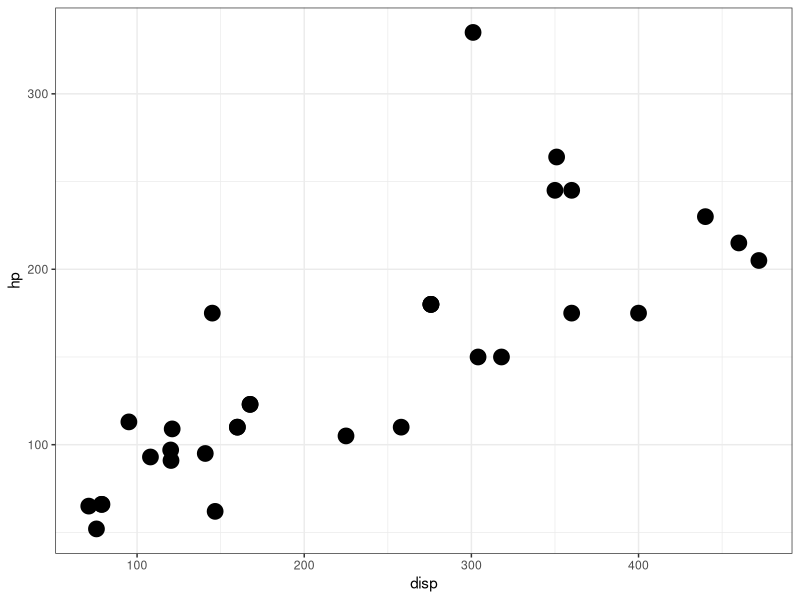
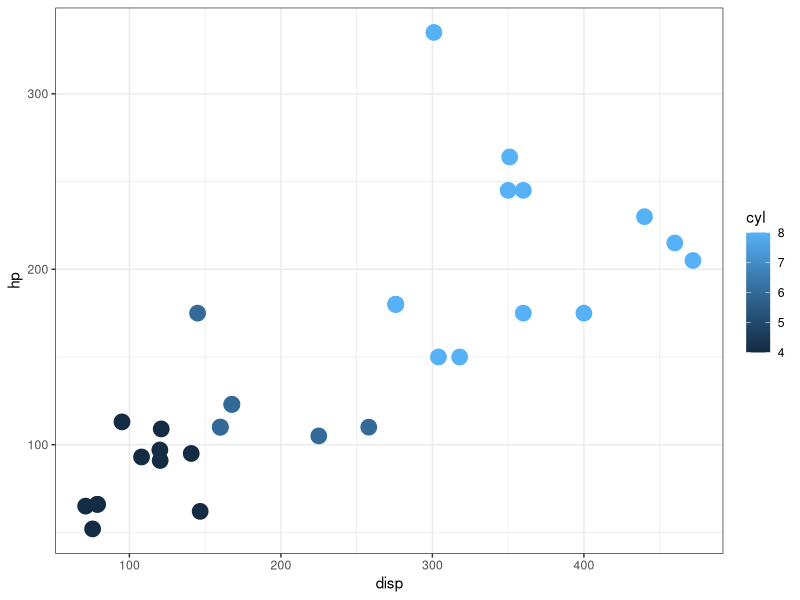
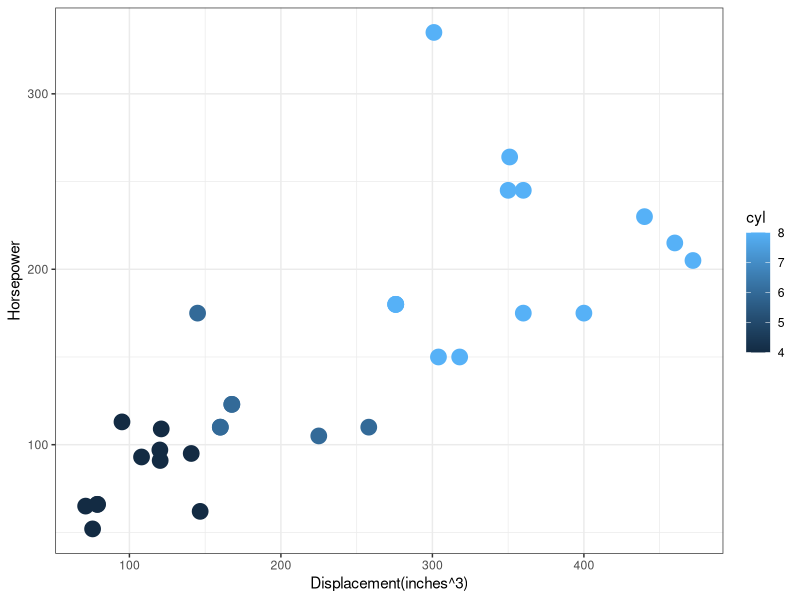
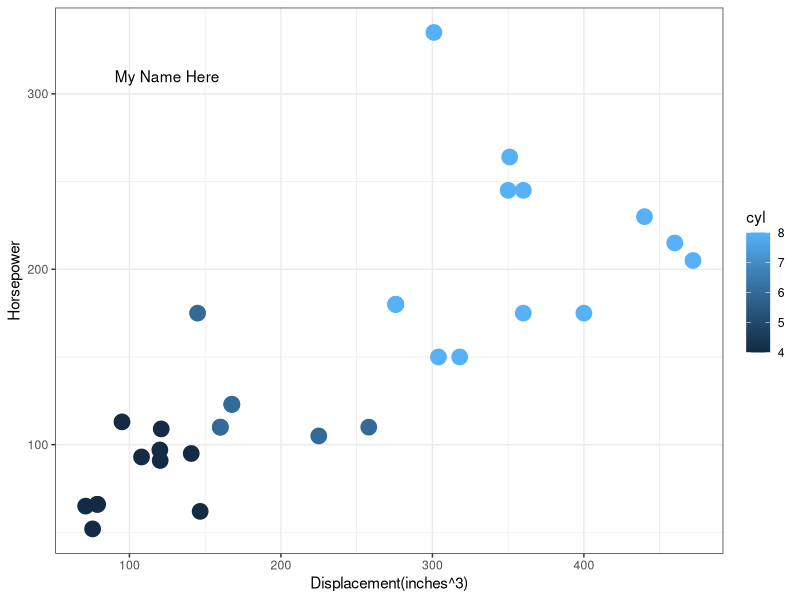
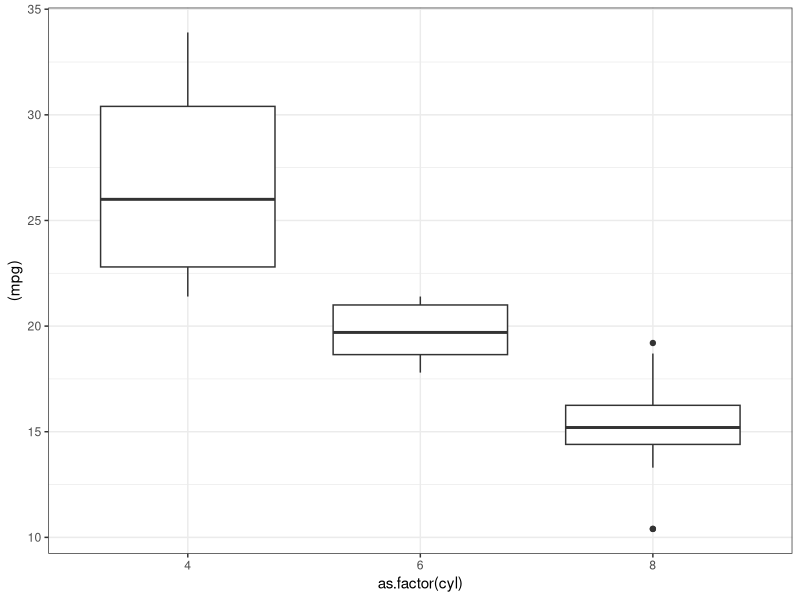
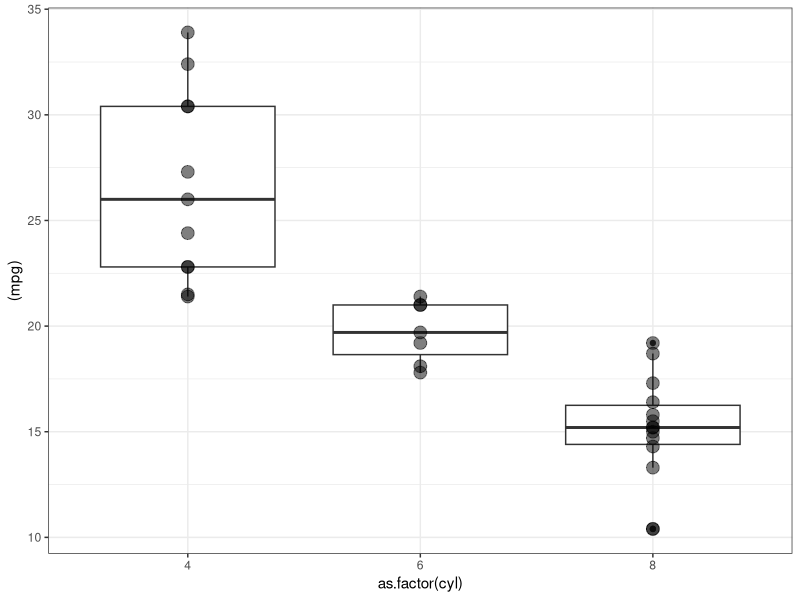
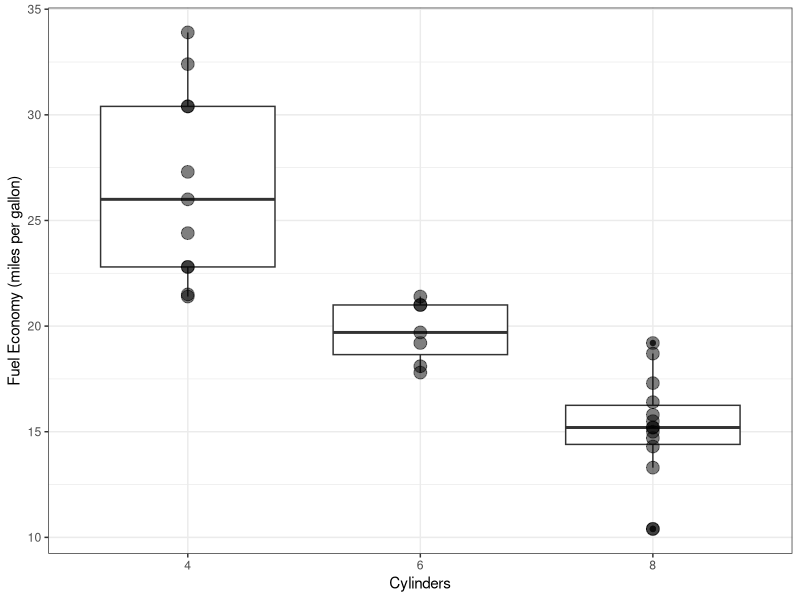
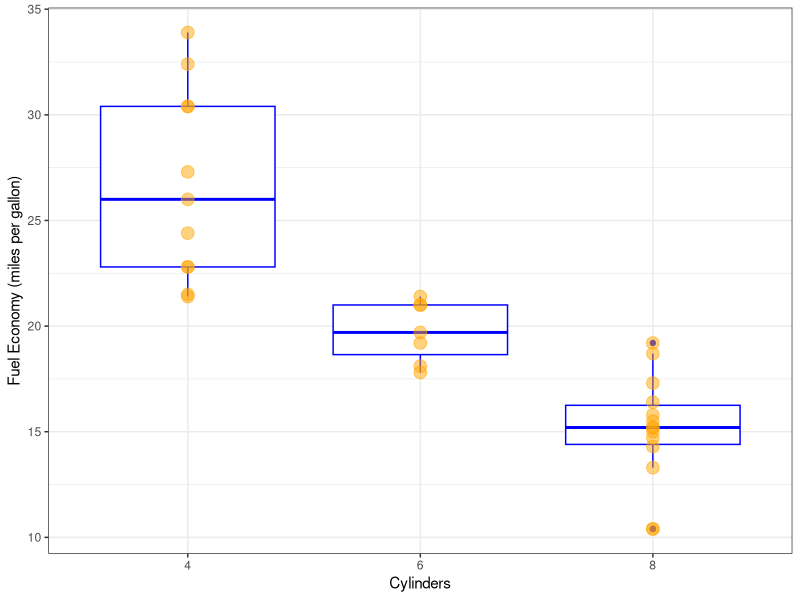

Write R code to recreate these figures, in order.
#######################################################
######### Homework: Visualizations Using ggplot  ######
#######################################################

#Answers to Homework

#Your homework script and outputs should be contained in a new R Project Folder (contains .Rproj file).

data("mtcars")
library(ggplot2)
library(gridExtra)

#1. Using the mtcars dataset, make a scatterplot showing the relationship between displacement (predictor)
#and horsepower (response).

quest1 <- ggplot(mtcars, aes(x = disp, y = hp )) +
  geom_point(size = 5) +
  theme_bw()
quest1

#2. Color the points by the number of cylinders.

quest2 <- ggplot(mtcars, aes(x = disp, y = hp, color = cyl)) +
  geom_point(size = 5) +
  theme_bw()
quest2

#3. Change the axes labels to Displacement (inches^3) and Horsepower. 

quest3 <- ggplot(mtcars, aes(x = disp, y = hp, color = cyl)) +
  geom_point(size = 5) +
  xlab("Displacement(inches^3)") +
  ylab("Horsepower") +
  theme_bw()
quest3

#4. Annotate the plot with your name (so I know who made it)

quest4 <- quest3 +
  annotate("text", x = 125, y = c(310),
           label = "My Name Here")
quest4

#5. Save the plot to the local directory.

ggsave("Saved_Scatterplot.png")

#6. Make a boxplot showing the distribution of miles per gallon as a function of the number of cylinders.

quest6 <- ggplot(mtcars, aes(x = as.factor(cyl), y = (mpg))) +
  geom_boxplot() +
  theme_bw()
quest6

#7. Add the raw data points on top of the boxplots.

quest7 <- quest6 +
  geom_point(size = 4, alpha = 0.5)+
  theme_bw()
quest7

#8. Change axes labels to Number of Cylinders and Fuel Economy (miles per gallon).

quest8 <- quest7 +
  xlab("Cylinders") +
  ylab("Fuel Economy (miles per gallon)") +
  theme_bw()
quest8

#9. Change the colors of the boxplot to be something other than the default.

quest9 <- ggplot(mtcars, aes(x = as.factor(cyl), y = (mpg))) +
  geom_boxplot(color = 'blue') +
  geom_point(size = 4, color = 'orange', alpha = 0.5)+
  xlab("Cylinders") +
  ylab("Fuel Economy (miles per gallon)") +
  theme_bw()
quest9

#10. Annotate plot with your name and save the plot to the local directory.

quest10 <- quest9 +
  annotate("text", x = 3, y = 29,
           label = "Quest 10 Name of Plotmaker")
quest10

ggsave("Saved_BoxPlot.png")

# Submit your R Project File to the Assignments area on D2L.
# Your submission should be a folder containing the .Rproj file, the script, and the figure outputs.
# You may have to zip (compress) the folder before uploading.
